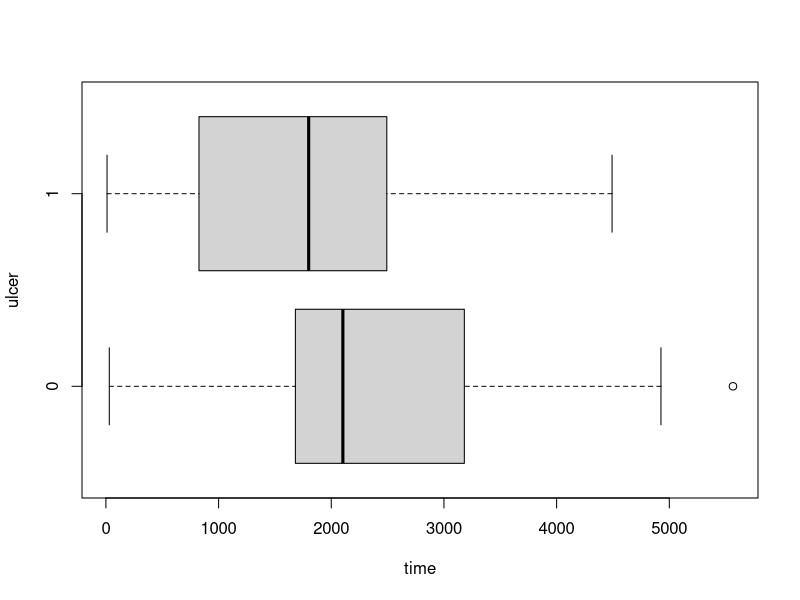
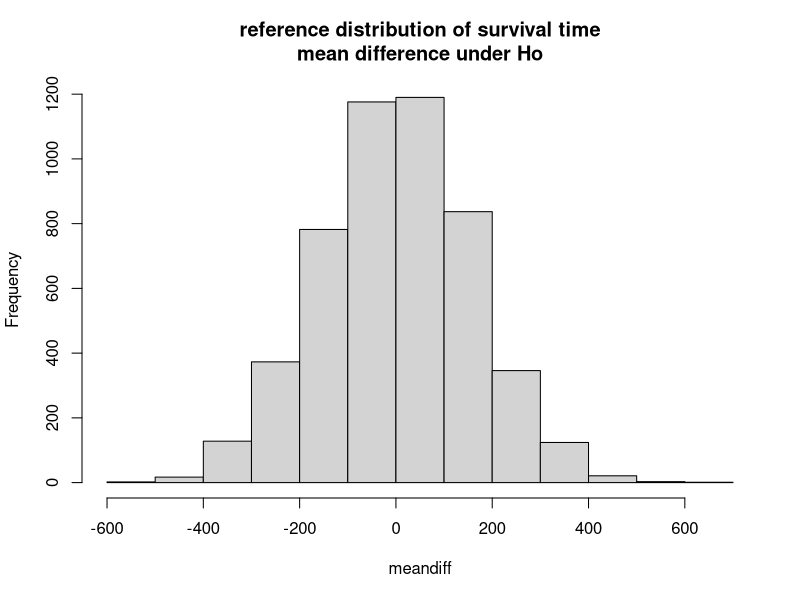
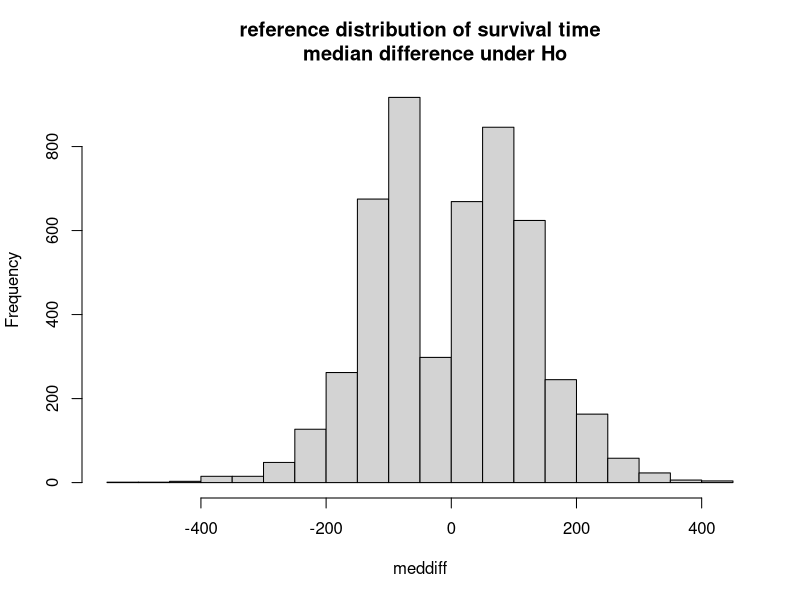

Generate these figures, in order, with R:
#ASRR Chapter 7

#7.6
library(MASS)
str(Melanoma)
?Melanoma
boxplot(time~ulcer,data=Melanoma, horizontal = T)
tapply(Melanoma$time,Melanoma$ulcer,mean)
table(Melanoma$ulcer)  

#7.6 example 1
stat=(mean(Melanoma$time[Melanoma$ulcer == 0]))-(mean(Melanoma$time[Melanoma$ulcer == 1]))
stat
set.seed(1008)
N=5000
meandiff=numeric(N)
for (i in 1:N) {
  data <- sample(Melanoma$time,205,replace=FALSE)
  grp1 <- data[1:115]
  grp2 <- data[116:205]
  meandiff[i] <- mean(grp1)-mean(grp2)
}
hist(meandiff, main="reference distribution of survival time
mean difference under Ho")
pvalue=length(which(abs(meandiff)>=stat))/N
pvalue

#7.6 example 2
stat=(median(Melanoma$time[Melanoma$ulcer == 0]))-
  (median(Melanoma$time[Melanoma$ulcer == 1]))
stat
N=5000
meddiff=numeric(N)     #newly named numeric vector object
set.seed(1008)
for (i in 1:N) {
  data <- sample(Melanoma$time,205, replace=FALSE)
  grp1 <- data[1:115]
  grp2 <- data[116:205]
  meddiff[i] <- median(grp1)-median(grp2)      #median difference
}
hist(meddiff, main="reference distribution of survival time
     median difference under Ho")       #call meddiff object
pvalue=length(which(abs(meddiff)>=stat))/N       #call meddiff object
pvalue



